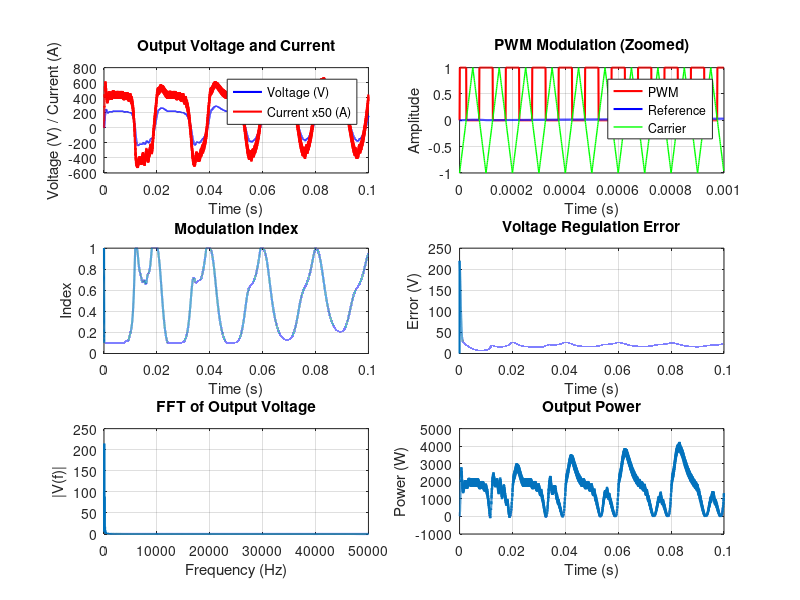

Write the MATLAB code that produced this figure.
%% Single-Phase Inverter Simulation with Monitoring System
% This script simulates a single-phase inverter with voltage regulation
% and monitoring capabilities

clear all;
close all;
clc;

%% Simulation Parameters
f_sw = 10e3;        % Switching frequency (Hz)
f_out = 50;         % Output frequency (Hz)
V_dc = 400;         % DC input voltage (V)
V_ref = 220;        % Reference RMS output voltage (V)
T_sim = 0.1;        % Simulation time (s)
Ts = 1e-6;          % Simulation step time (s)

%% Inverter Parameters
L_filter = 5e-3;    % Filter inductance (H)
C_filter = 10e-6;   % Filter capacitance (F)
R_load = 25;        % Load resistance (Ω)

%% Control Parameters
Kp = 0.1;           % Proportional gain
Ki = 5;             % Integral gain

%% Initialize Variables
t = 0:Ts:T_sim;
n = length(t);

% Preallocate arrays
V_out = zeros(1, n);
I_out = zeros(1, n);
V_error = zeros(1, n);
V_error_int = zeros(1, n);
mod_index = ones(1, n) * 0.8;  % Modulation index
PWM = zeros(1, n);
V_ab = zeros(1, n);
V_an = zeros(1, n);

%% Main Simulation Loop
for i = 2:n
    % Generate reference sine wave
    ref_wave = mod_index(i-1) * sin(2*pi*f_out*t(i));
    
    % Generate carrier wave (triangle wave)
    carrier = sawtooth(2*pi*f_sw*t(i), 0.5);
    
    % PWM generation (unipolar)
    if ref_wave > carrier
        PWM(i) = 1;
        V_ab(i) = V_dc;
    elseif -ref_wave > carrier
        PWM(i) = -1;
        V_ab(i) = -V_dc;
    else
        PWM(i) = 0;
        V_ab(i) = 0;
    end
    
    % Calculate output voltage using simple filter model
    % (This is a simplified model for simulation purposes)
    dt = Ts;
    if i > 1
        I_out(i) = I_out(i-1) + (V_ab(i) - V_out(i-1)) * dt / L_filter;
        V_out(i) = V_out(i-1) + (I_out(i) - V_out(i-1)/R_load) * dt / C_filter;
    end
    
    % Voltage regulation (PI controller)
    V_error(i) = V_ref - rms(V_out(1:i));
    V_error_int(i) = V_error_int(i-1) + V_error(i) * dt;
    
    % Update modulation index with anti-windup
    if mod_index(i-1) >= 1 && V_error_int(i) > 0
        V_error_int(i) = V_error_int(i-1); % Anti-windup
    elseif mod_index(i-1) <= 0.1 && V_error_int(i) < 0
        V_error_int(i) = V_error_int(i-1); % Anti-windup
    end
    
    mod_index(i) = mod_index(i-1) + Kp * (V_error(i) - V_error(i-1)) + Ki * V_error_int(i) * dt;
    
    % Limit modulation index between 0.1 and 1.0
    mod_index(i) = max(0.1, min(1.0, mod_index(i)));
end

%% Calculate RMS values
V_out_rms = rms(V_out);
I_out_rms = rms(I_out);
P_out = V_out_rms * I_out_rms;

%% Display Results
fprintf('Single-Phase Inverter Simulation Results:\n');
fprintf('-----------------------------------------\n');
fprintf('Output Voltage RMS: %.2f V (Reference: %.2f V)\n', V_out_rms, V_ref);
fprintf('Output Current RMS: %.2f A\n', I_out_rms);
fprintf('Output Power: %.2f W\n', P_out);
fprintf('Voltage Regulation Error: %.2f%%\n', abs(V_out_rms - V_ref)/V_ref*100);

%% Plot Results
figure('Position', [100, 100, 1200, 800]);

% Subplot 1: Output Voltage and Current
subplot(3, 2, 1);
plot(t, V_out, 'b', 'LineWidth', 1.5);
hold on;
plot(t, I_out*50, 'r', 'LineWidth', 1.5); % Scaled for better visualization
title('Output Voltage and Current');
xlabel('Time (s)');
ylabel('Voltage (V) / Current (A)');
legend('Voltage (V)', 'Current x50 (A)');
grid on;

% Subplot 2: PWM Signal and Carrier
subplot(3, 2, 2);
plot(t(1:1000), PWM(1:1000), 'r', 'LineWidth', 1.5);
hold on;
plot(t(1:1000), mod_index(1:1000).*sin(2*pi*f_out*t(1:1000)), 'b', 'LineWidth', 1.5);
carrier_plot = sawtooth(2*pi*f_sw*t(1:1000), 0.5);
plot(t(1:1000), carrier_plot, 'g', 'LineWidth', 1);
title('PWM Modulation (Zoomed)');
xlabel('Time (s)');
ylabel('Amplitude');
legend('PWM', 'Reference', 'Carrier');
grid on;
xlim([0, 1/f_sw*10]);

% Subplot 3: Modulation Index
subplot(3, 2, 3);
plot(t, mod_index, 'LineWidth', 1.5);
title('Modulation Index');
xlabel('Time (s)');
ylabel('Index');
grid on;

% Subplot 4: Voltage Error
subplot(3, 2, 4);
plot(t, V_error, 'LineWidth', 1.5);
title('Voltage Regulation Error');
xlabel('Time (s)');
ylabel('Error (V)');
grid on;

% Subplot 5: FFT Analysis of Output Voltage
subplot(3, 2, 5);
N = length(V_out);
Y = fft(V_out);
P2 = abs(Y/N);
P1 = P2(1:N/2+1);
P1(2:end-1) = 2*P1(2:end-1);
f = (0:(N/2))/N/Ts;
plot(f, P1, 'LineWidth', 1.5);
title('FFT of Output Voltage');
xlabel('Frequency (Hz)');
ylabel('|V(f)|');
xlim([0, 5*f_sw]);
grid on;

% Subplot 6: Output Power
subplot(3, 2, 6);
instant_power = V_out .* I_out;
plot(t, instant_power, 'LineWidth', 1.5);
title('Output Power');
xlabel('Time (s)');
ylabel('Power (W)');
grid on;

%% Monitoring System Simulation
fprintf('\nMonitoring System Status:\n');
fprintf('-----------------------------------------\n');

% Check for overvoltage
if max(abs(V_out)) > 1.2 * V_ref * sqrt(2)
    fprintf('WARNING: Overvoltage detected!\n');
else
    fprintf('Voltage levels: NORMAL\n');
end

% Check for overload
if max(abs(I_out)) > 15
    fprintf('WARNING: Overcurrent detected!\n');
else
    fprintf('Current levels: NORMAL\n');
end

% Check temperature (simulated)
inverter_temp = 45 + 20 * (P_out / 2000); % Simple temperature model
fprintf('Simulated Inverter Temperature: %.1f°C\n', inverter_temp);
if inverter_temp > 85
    fprintf('WARNING: High temperature detected!\n');
elseif inverter_temp > 70
    fprintf('CAUTION: Temperature approaching limits\n');
else
    fprintf('Temperature: NORMAL\n');
end

% Check efficiency
P_in = V_dc * mean(abs(I_out)) * 0.95; % Approximate input power
efficiency = P_out / P_in * 100;
fprintf('Estimated Efficiency: %.1f%%\n', efficiency);

% Maintenance indicator
operating_hours = 2500; % Simulated operating hours
fprintf('Simulated Operating Hours: %d\n', operating_hours);
if operating_hours > 10000
    fprintf('MAINTENANCE REQUIRED: Capacitor aging likely\n');
elseif operating_hours > 5000
    fprintf('MAINTENANCE ADVISORY: Schedule inspection soon\n');
else
    fprintf('Maintenance status: OK\n');
end